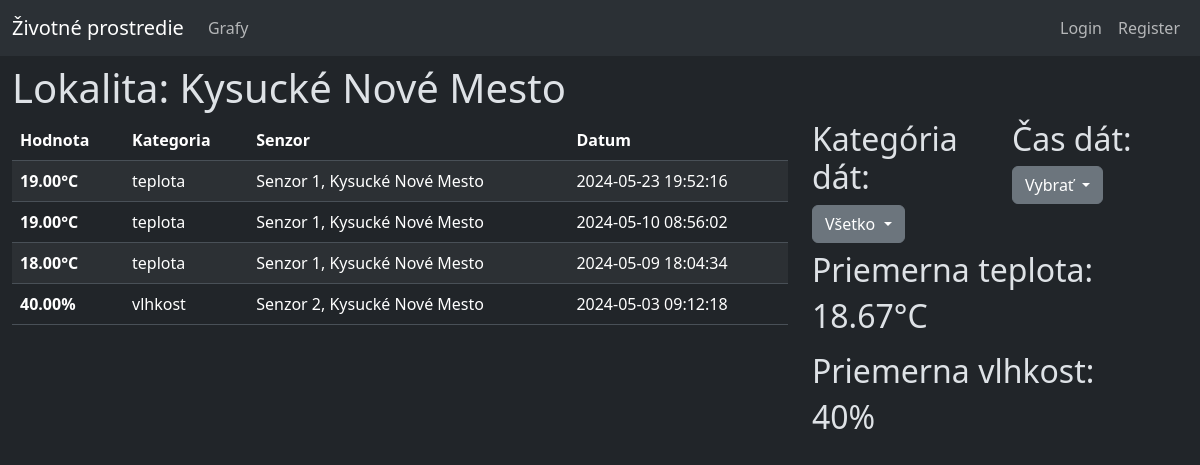
/lokalita_info.php?lokalita=Kysucké Nové Mesto, run on an earlier commit of the app's database.
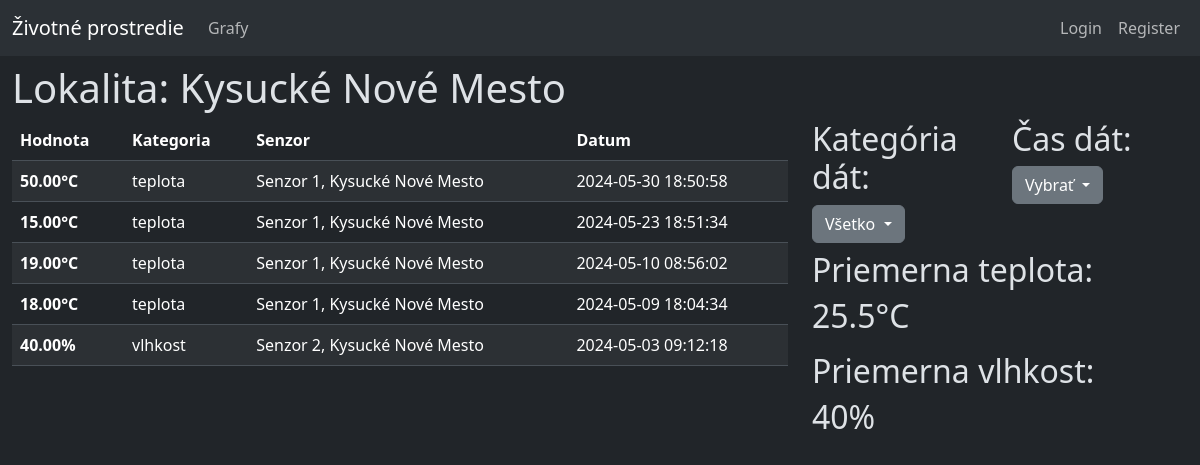
And on a later commit of the database.
### tables this page shows
CREATE TABLE `data` (
  `id` int(16) NOT NULL,
  `kategoria_id` int(5) NOT NULL,
  `hodnota` decimal(5,2) NOT NULL,
  `senzor_id` int(5) NOT NULL,
  `datum` datetime NOT NULL DEFAULT current_timestamp()
);

CREATE TABLE `kategoria` (
  `id` int(5) NOT NULL,
  `nazov` varchar(32) NOT NULL
);

CREATE TABLE `senzor` (
  `id` int(5) NOT NULL,
  `lokacia` varchar(64) NOT NULL,
  `posledny_update` datetime NOT NULL DEFAULT current_timestamp(),
  `vybavenie` varchar(32) NOT NULL
);

### dropdown_cas.php (called while the page is built, shortened)
<?php
    $rola_user = role_check($conn);
?>

### header.php (called while the page is built, shortened)
<?php
    $rola_user = role_check($conn);
?>

### querry.php (called while the page is built, shortened)
<?php
function get_querry($choice, $rola_user) {
    if($choice == 1) {
        if($rola_user != "obyvatel" || isset($_SESSION["role_id"]) != "") {
            if(isset($_GET["cas"])) {
                if(isset($_GET["senzor"])) {
                    $query = "
                    SELECT data.id, kategoria.nazov AS kategoria_nazov, data.hodnota, senzor.lokacia AS senzor_lokacia,senzor.vybavenie AS senzor_vybavenie, data.datum, data.senzor_id
                    FROM data
                    JOIN kategoria ON data.kategoria_id = kategoria.id
                    JOIN senzor ON data.senzor_id = senzor.id
                    WHERE senzor.lokacia = \"".$_GET["lokalita"]."\" AND senzor.id = ".$_GET["senzor"]." AND datum >= NOW() - INTERVAL ".$_GET["cas"]." DAY
                    ORDER BY datum DESC;
                    ";
                }
                else if(isset($_GET["kategoria"])) {
                    $query = "
                    SELECT data.id, kategoria.nazov AS kategoria_nazov, data.hodnota, senzor.lokacia AS senzor_lokacia,senzor.vybavenie AS senzor_vybavenie, data.datum, data.senzor_id
                    FROM data
                    JOIN kategoria ON data.kategoria_id = kategoria.id
                    JOIN senzor ON data.senzor_id = senzor.id
                    WHERE senzor.lokacia = \"".$_GET["lokalita"]."\" AND kategoria.nazov = \"".$_GET["kategoria"]."\" AND datum >= NOW() - INTERVAL ".$_GET["cas"]." DAY
                    ORDER BY datum DESC;
                    ";
                }
                else {
                    $query = "
                    SELECT data.id, kategoria.nazov AS kategoria_nazov, data.hodnota, senzor.lokacia AS senzor_lokacia,senzor.vybavenie AS senzor_vybavenie, data.datum, data.senzor_id
                    FROM data
                    JOIN kategoria ON data.kategoria_id = kategoria.id
                    JOIN senzor ON data.senzor_id = senzor.id
                    WHERE senzor.lokacia = \"".$_GET["lokalita"]."\" AND datum >= NOW() - INTERVAL ".$_GET["cas"]." DAY
                    ORDER BY datum DESC;
                    ";
                }
            }
            else {
                if(isset($_GET["senzor"])) {
                    $query = "
                    SELECT data.id, kategoria.nazov AS kategoria_nazov, data.hodnota, senzor.lokacia AS senzor_lokacia,senzor.vybavenie AS senzor_vybavenie, data.datum, data.senzor_id
                    FROM data
                    JOIN kategoria ON data.kategoria_id = kategoria.id
                    JOIN senzor ON data.senzor_id = senzor.id
                    WHERE senzor.lokacia = \"".$_GET["lokalita"]."\" AND senzor.id = ".$_GET["senzor"]."
                    ORDER BY datum DESC;
                    ";
                }
                else {
                    $query = "
                    SELECT data.id, kategoria.nazov AS kategoria_nazov, data.hodnota, senzor.lokacia AS senzor_lokacia,senzor.vybavenie AS senzor_vybavenie, data.datum, data.senzor_id
                    FROM data
                    JOIN kategoria ON data.kategoria_id = kategoria.id
                    JOIN senzor ON data.senzor_id = senzor.id
                    WHERE senzor.lokacia = \"".$_GET["lokalita"]."\"
                    ORDER BY datum DESC;
                    ";
                }
            }
        }
    }
    else if($choice == 3) {
        if($rola_user != "obyvatel" || isset($_SESSION["role_id"]) != "") {
            if(isset($_GET["cas"])) {
                if(isset($_GET["senzor"])) {
                    $query = "
                    SELECT data.id, kategoria.nazov AS kategoria_nazov, data.hodnota, senzor.lokacia AS senzor_lokacia,senzor.vybavenie AS senzor_vybavenie, data.datum, data.senzor_id
                    FROM data
                    JOIN kategoria ON data.kategoria_id = kategoria.id
                    JOIN senzor ON data.senzor_id = senzor.id
                    WHERE senzor.lokacia = \"".$_GET["lokalita"]."\" AND senzor.id = ".$_GET["senzor"]." AND datum >= NOW() - INTERVAL ".$_GET["cas"]." DAY
                    GROUP BY kategoria.nazov;
                    ";
                }
                else if(isset($_GET["kategoria"])) {
                    $query = "
                    SELECT data.id, kategoria.nazov AS kategoria_nazov, data.hodnota, senzor.lokacia AS senzor_lokacia,senzor.vybavenie AS senzor_vybavenie, data.datum, data.senzor_id
                    FROM data
                    JOIN kategoria ON data.kategoria_id = kategoria.id
                    JOIN senzor ON data.senzor_id = senzor.id
                    WHERE senzor.lokacia = \"".$_GET["lokalita"]."\" AND kategoria.nazov = \"".$_GET["kategoria"]."\" AND datum >= NOW() - INTERVAL ".$_GET["cas"]." DAY
                    GROUP BY kategoria.nazov;
                    ";
                }
                else {
                    $query = "
                    SELECT data.id, kategoria.nazov AS kategoria_nazov, data.hodnota, senzor.lokacia AS senzor_lokacia,senzor.vybavenie AS senzor_vybavenie, data.datum, data.senzor_id
                    FROM data
                    JOIN kategoria ON data.kategoria_id = kategoria.id
                    JOIN senzor ON data.senzor_id = senzor.id
                    WHERE senzor.lokacia = \"".$_GET["lokalita"]."\" AND datum >= NOW() - INTERVAL ".$_GET["cas"]." DAY
                    GROUP BY kategoria.nazov;
                    ";
                }
            }
            else {
                if(isset($_GET["senzor"])) {
                    $query = "
                    SELECT data.id, kategoria.nazov AS kategoria_nazov, data.hodnota, senzor.lokacia AS senzor_lokacia,senzor.vybavenie AS senzor_vybavenie, data.datum, data.senzor_id
                    FROM data
                    JOIN kategoria ON data.kategoria_id = kategoria.id
                    JOIN senzor ON data.senzor_id = senzor.id
                    WHERE senzor.lokacia = \"".$_GET["lokalita"]."\" AND senzor.id = ".$_GET["senzor"]."
                    GROUP BY kategoria.nazov;
                    ";
                }
                else {
                    $query = "
                    SELECT data.id, kategoria.nazov AS kategoria_nazov, data.hodnota, senzor.lokacia AS senzor_lokacia,senzor.vybavenie AS senzor_vybavenie, data.datum, data.senzor_id
                    FROM data
                    JOIN kategoria ON data.kategoria_id = kategoria.id
                    JOIN senzor ON data.senzor_id = senzor.id
                    WHERE senzor.lokacia = \"".$_GET["lokalita"]."\"
                    GROUP BY kategoria.nazov;
                    ";
                }
            }
        }
    }
    return $query;
}

### functions.php (called while the page is built, shortened)
<?php
function jednotka($kategoria) {
    if($kategoria == "vlhkost")
    {
        return "%";
    }
    elseif($kategoria == "teplota")
    {
        return "°C";
    }
    else
    {
        return "";
    }
}
function avg_hodnota($kategoria,$conn,$miesto) {
    $query1= "SELECT id FROM kategoria WHERE nazov = \"".$kategoria."\"";
    $result1 = mysqli_query($conn, $query1);
    $kategoria_id = "";
    while($row = mysqli_fetch_assoc($result1))
    {
        $kategoria_id = $row["id"];
    }
    $query2 = "SELECT data.hodnota, senzor.lokacia AS senzor_lokacia
        FROM data
        JOIN senzor ON data.senzor_id = senzor.id
        WHERE senzor.lokacia = \"".$miesto."\" AND kategoria_id = ".$kategoria_id.";
    ";
    $result2 = mysqli_query($conn, $query2);
    $sum = 0;
    if (mysqli_num_rows($result2) > 0)
    {
        while($row = mysqli_fetch_assoc($result2))
        {
            $sum += floatval($row["hodnota"]);
        }
        $avg = "".round($sum / mysqli_num_rows($result2),2)."".jednotka($kategoria)."";
        return $avg;
    }
    else
    {
        return "Nie je dostatok informácií";
    }
}

### lokalita_info.php (the view, shortened to what the changed rows need)
<?php
    include("./connect.php");
    include("./functions.php");
    include("./querry.php");
?>
<!DOCTYPE html>
<html data-bs-theme="dark">
<head>
    <link href="https://cdn.jsdelivr.net/npm/bootstrap@5.3.3/dist/css/bootstrap.min.css" rel="stylesheet">
</head>
<body>
    <header><?php include_once("./header.php")?></header>
    <div class="container-xxl column-gap-3">
        <div class="row mt-2">
            <h1>Lokalita: <?php echo $_GET["lokalita"]; if(isset($_GET["senzor"])) echo " | Senzor: ".$_GET["senzor"]."";?></h1>
            <div class="col-8">
                <table class="table table-striped">
                    <thead>
                        <tr>
                            <th scope="col">Hodnota</th>
                            <th scope="col">Kategoria</th>
                            <th scope="col">Senzor</th>
                            <th scope="col">Datum</th>
                        </tr>
                    </thead>
                    <tbody>
                        <?php
                            $query = get_querry(1,$rola_user);
                            $result = mysqli_query($conn, $query);
                            if (mysqli_num_rows($result) > 0)
                            {
                                while($row = mysqli_fetch_assoc($result))
                                {
                                    echo "
                                    <tr>
                                        <th scope=\"row\">".$row["hodnota"]."".jednotka($row["kategoria_nazov"])."</th>
                                        <td>".$row["kategoria_nazov"]."</td>
                                        <td>Senzor ".$row["senzor_id"].", ".$row["senzor_lokacia"]."</td>
                                        <td>".$row["datum"]."</td>
                                    </tr>";
                                }
                            }
                        ?>
                    </tbody>
                </table>
            </div>
            <div class="col-4">
                <?php if(!isset($_GET["senzor"])) { ?>
                    <div class="row mb-2">
                        <div class="col-6">
                            <h2>Kategória dát:</h2>
                        </div>
                        <div class="col-6">
                            <h2>Čas dát:</h2>
                            <?php include("./dropdown_cas.php");?>
                        </div>
                    </div>
                <?php }
                ?>
                <?php
                    $query = get_querry(3,$rola_user);
                    $result = mysqli_query($conn, $query);
                    if (mysqli_num_rows($result) > 0)
                    {
                        while($row = mysqli_fetch_assoc($result))
                        {
                            echo "<div class=\"row mb-2\">
                            <h2>Priemerna ".$row["kategoria_nazov"].":</h2>
                                <h2>".avg_hodnota($row["kategoria_nazov"],$conn,$_GET["lokalita"])."</h2>
                            </div>";
                        }
                    }
                ?>
            </div>
        </div>
    </div>
</body>
</html>

What changed in the data, as far as the page shows it:
removed data: hodnota "19.00", kategoria.nazov "°C", kategoria.nazov "teplota", senzor "1", senzor.lokacia "Kysucké Nové Mesto", datum "2024-05-23 19:52:16", shown under "Lokalita: Kysucké Nové Mesto"
added data: hodnota "50.00", kategoria.nazov "°C", kategoria.nazov "teplota", senzor "1", senzor.lokacia "Kysucké Nové Mesto", datum "2024-05-30 18:50:58", shown under "Lokalita: Kysucké Nové Mesto"
added data: hodnota "15.00", kategoria.nazov "°C", kategoria.nazov "teplota", senzor "1", senzor.lokacia "Kysucké Nové Mesto", datum "2024-05-23 18:51:34", shown under "Lokalita: Kysucké Nové Mesto"
computed for data (number 4 of 5 on the later page): lokalita "18.67°C" → "25.5°C"
